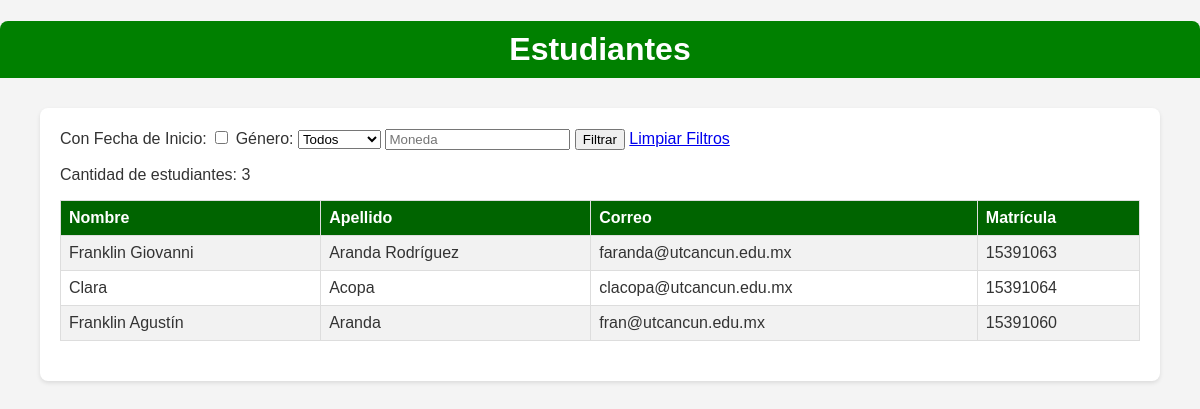
The page / on the database its author committed.
### Inscriptions/models.py (models this page shows, shortened)
class StudentInfo(models.Model):
    matricula = models.CharField(max_length=20, unique=True)
    nombre = models.CharField(max_length=100)
    apellidos = models.CharField(max_length=100)
    email = models.EmailField()
    fecha_inicio_ucamp = models.DateField(null=True, blank=True)
    fecha_baja_ucamp = models.DateField(null=True, blank=True)
    genero = models.CharField(max_length=10)
    moneda = models.CharField(max_length=10)
    created_at = models.DateTimeField(auto_now_add=True)
    updated_at = models.DateTimeField(auto_now=True)

### Inscriptions/views.py (the view, shortened to what this page needs)
# urls.py: path('', student_list, name='student_list'),
def student_list(request):
    students = StudentInfo.objects.all()
    students_with_start_date = None
    male_students = None
    female_students = None
    students_by_currency = None
    filters_applied = 'start_date' in request.GET or 'genero' in request.GET or 'moneda' in request.GET
    total_students = students.count()
    return render(request, 'student_list.html', {
        'students': students,
        'total_students': total_students,
        'students_with_start_date': students_with_start_date,
        'male_students': male_students,
        'female_students': female_students,
        'students_by_currency': students_by_currency,
        'filters_applied': filters_applied
    })

### Inscriptions/templates/student_list.html (shortened to what this page needs)
<!DOCTYPE html>
<html>
<head>
</head>
<body>
    <h1>Estudiantes</h1>
    <div class="container">
        <form method="get">
            <label for="start_date">Con Fecha de Inicio:</label>
            <input type="checkbox" name="start_date" id="start_date" value="1" {% if request.GET.start_date %}checked{% endif %}>
            <label for="genero">Género:</label>
            <select name="genero" id="genero">
                <option value="">Todos</option>
            </select>
            <input type="text" name="moneda" placeholder="Moneda" value="{{ request.GET.moneda }}">
            <button type="submit">Filtrar</button>
            <a href="{% url 'student_list' %}" class="reset-button">Limpiar Filtros</a>
        </form>
        <p>Cantidad de estudiantes: {{ total_students }}</p>
        {% if not filters_applied %}
            <table>
                <tr>
                    <th>Nombre</th>
                    <th>Apellido</th>
                    <th>Correo</th>
                    <th>Matrícula</th>
                </tr>
                {% for student in students %}
                <tr>
                    <td>{{ student.nombre }}</td>
                    <td>{{ student.apellidos }}</td>
                    <td>{{ student.email }}</td>
                    <td>{{ student.matricula }}</td>
                </tr>
                {% endfor %}
            </table>
        {% endif %}
    </div>
</body>
</html>

### Inscriptions/templates/student_list.html (style rules this page uses)
body { font-family: Arial, sans-serif; margin: 0; padding: 0; background-color: #f4f4f4; color: #333; }
.container { width: 90%; margin: 20px auto; padding: 20px; background-color: white; box-shadow: 0 2px 4px rgba(0, 0, 0, 0.1); border-radius: 8px; }
h1, h2, h3 { color: #0056b3; }
h1 { background-color: #008000; color: white; text-align: center; padding: 10px 0; margin-bottom: 30px; border-radius: 8px 8px 0 0; }
table { width: 100%; border-collapse: collapse; margin-bottom: 20px; }
th, td { border: 1px solid #ddd; padding: 8px; text-align: left; }
th { background-color: #006400; color: white; }
tr:nth-child(even) { background-color: #f2f2f2; }

### rows shown on the page
StudentInfo: nombre "Franklin Giovanni", apellidos "Aranda Rodríguez", email "faranda@utcancun.edu.mx", matricula "15391063"
StudentInfo: nombre "Clara", apellidos "Acopa", email "clacopa@utcancun.edu.mx", matricula "15391064"
StudentInfo: nombre "Franklin Agustín", apellidos "Aranda", email "fran@utcancun.edu.mx", matricula "15391060"

### other values the page prints
{{ total_students }} "3"
